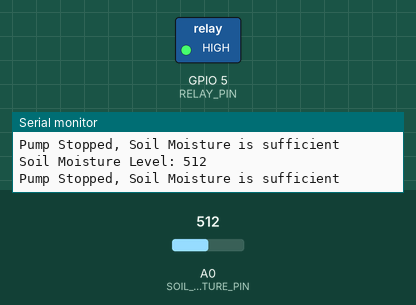
Bench run of a sketch on a simulated ESP8266 (NodeMCU). Shown: switched loads named in the sketch (green lamp = pin HIGH), the last lines printed to the serial monitor. The test bench sets the inputs (shaded band); at power-on: A0 (SOIL_MOISTURE_PIN) = 512. WiFi joins after 1.5 s; servers stay silent unless stated.

Above: at 3.0 s.
3.1 s: A0 (SOIL_MOISTURE_PIN) set to 312
5.0 s: A0 (SOIL_MOISTURE_PIN) set to 286
At 7.0 s:
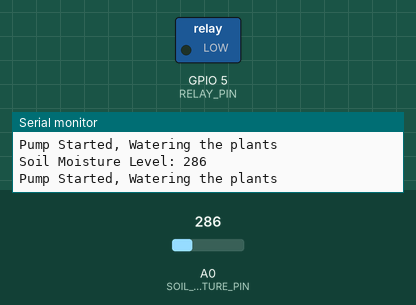
7.3 s: A0 (SOIL_MOISTURE_PIN) set to 306
At 8.8 s:
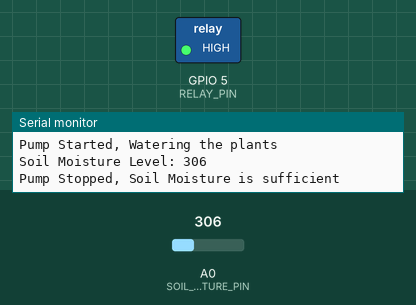
9.3 s: A0 (SOIL_MOISTURE_PIN) set to 290
At 10.6 s:
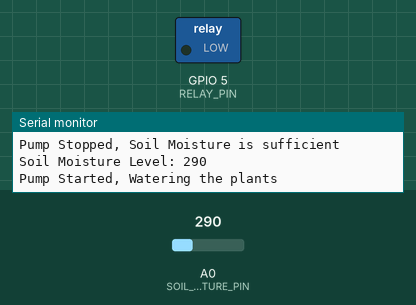
Timing chart, 0 to 12.3 s (numbered marks = the images above; inputs shaded):
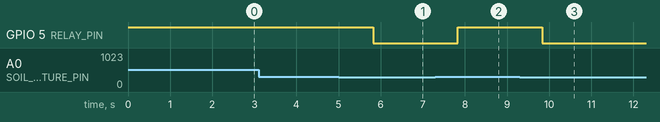

Measured:
- the behaviour switches between 300 and 299 on A0 (SOIL_MOISTURE_PIN) (found by bisection; images 0 and 1)
- after the input at 5.0 s, GPIO 5 (RELAY_PIN): HIGH → LOW after 0.83 s
- after the input at 7.3 s, GPIO 5 (RELAY_PIN): LOW → HIGH after 0.53 s
- after the input at 9.3 s, GPIO 5 (RELAY_PIN): HIGH → LOW after 0.54 s

The sketch:

Smart_irrigation.ino
```cpp
#define BLYNK_TEMPLATE_ID "TMPL36Mvych4x"
#define BLYNK_TEMPLATE_NAME "Irragiation system"
#define BLYNK_AUTH_TOKEN "VXqxUFdGKv_RbpFlTdKkpqRQNVTbOD7E"
#define BLYNK_PRINT Serial

#include <ESP8266WiFi.h>
#include <BlynkSimpleEsp8266.h>

char auth[] = BLYNK_AUTH_TOKEN; // the auth code that you got on your gmail
char ssid[] = "Andy Dufresne"; // your Wi-Fi SSID
char pass[] = "sana@001"; // your Wi-Fi password

#define SOIL_MOISTURE_PIN A0
#define RELAY_PIN 5

int moistureLevel = 0;
int threshold = 300; // Adjust this value based on your soil moisture sensor

void setup() {
  Serial.begin(9600);
  pinMode(RELAY_PIN, OUTPUT);
  digitalWrite(RELAY_PIN, HIGH); // Ensure the relay is off at the beginning

  Blynk.begin(auth, ssid, pass);
}

void loop() {
  Blynk.run();

  moistureLevel = analogRead(SOIL_MOISTURE_PIN);
  Serial.print("Soil Moisture Level: ");
  Serial.println(moistureLevel);

  if (moistureLevel < threshold) {
    digitalWrite(RELAY_PIN, LOW); // Turn on the water pump
    Serial.println("Pump Started, Watering the plants");
    //Blynk.notify("Pump Started, Watering the plants");
  }
  else {
    digitalWrite(RELAY_PIN, HIGH); // Turn off the water pump
    Serial.println("Pump Stopped, Soil Moisture is sufficient");
  }

  Blynk.virtualWrite(V1, moistureLevel); // Send soil moisture level to Blynk app
  delay(1000); // Adjust the delay as needed
}
```
